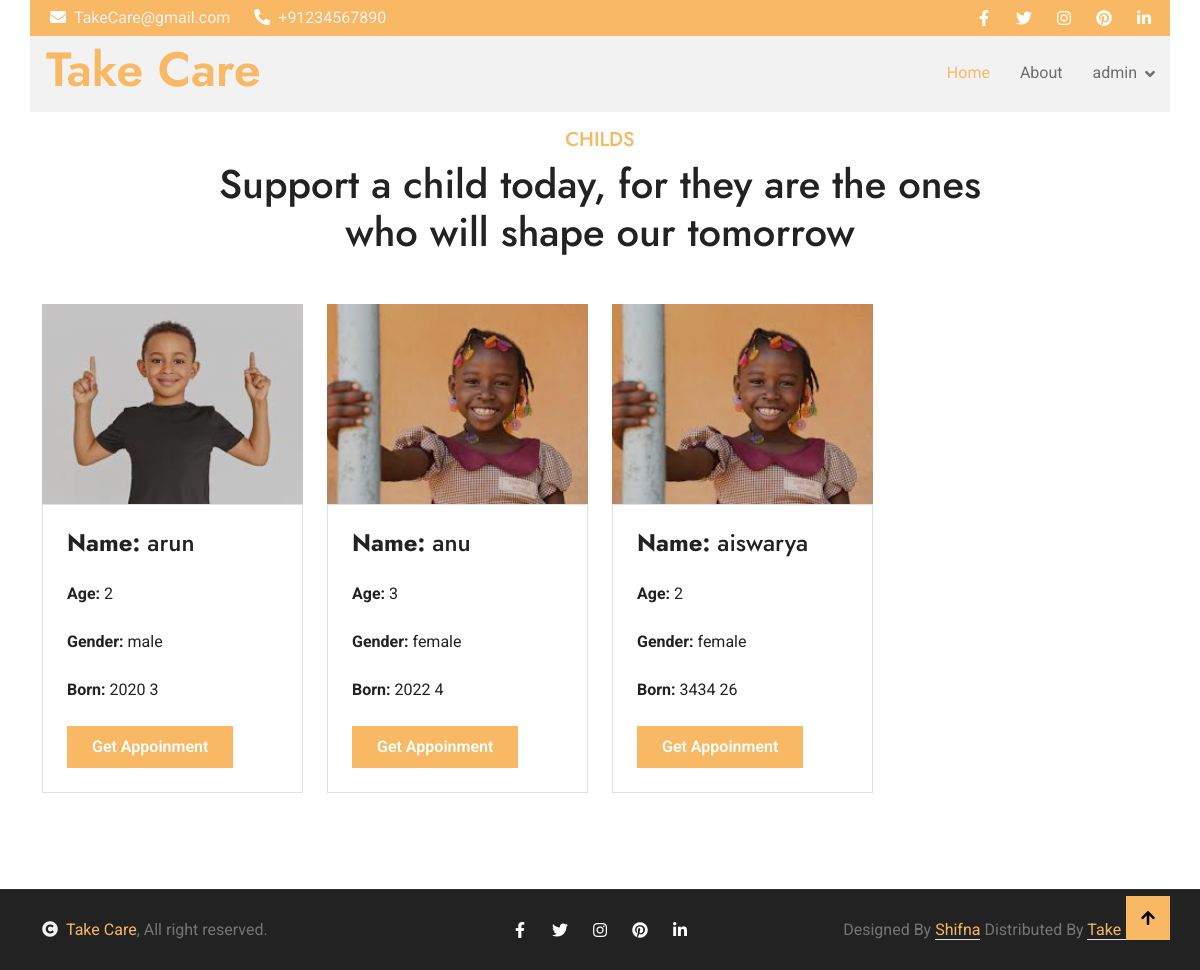
Screenshot of /user/child/list/2/ (signed in) with the database file from the repository.
### ca/models.py (models this page shows, shortened)
class CustomUser(AbstractUser):
    user_type_choices = [
        ('Admin', 'Admin'),
        ('User', 'User'),
    ]
    user_type = models.CharField(max_length=50, choices=user_type_choices, default='User')
    is_organization = models.BooleanField(default=False)

class ChildDetails(models.Model):
    organization = models.ForeignKey(Organization,on_delete=models.CASCADE,null=True)
    name=models.CharField(max_length=50)
    age=models.CharField(max_length=50)
    image = models.ImageField(upload_to='child')
    GENDER_CHOICES = (
        ('male', 'Male'),
        ('female', 'Female'),
        ('other', 'Other')
    )
    gender = models.CharField(max_length=10, choices=GENDER_CHOICES,null=True)
    since=models.PositiveIntegerField()
    blood_group = models.CharField(max_length=50,null=True,blank=True)
    education = models.CharField(max_length=200,null=True,blank=True)

### ca/views.py (the view)
# urls.py: path('user/child/list/<int:pk>/',views.UserChildList.as_view(),name='usr_ch_li'),
class UserChildList(View):
    def get(self, request, pk, *args, **kwargs):
        if not request.user.is_authenticated:
            return redirect('login')  # Redirect to the login page if the user is not authenticated
        try:
            org_obj = get_object_or_404(Organization, id=pk)
            child_objs = ChildDetails.objects.filter(organization=org_obj)
        except Organization.DoesNotExist:
            return HttpResponse("Organization not found.", status=404)
        except Exception as e:
            return HttpResponse(f"An error occurred: {e}", status=500)
        form = ChildAppointmentForm()
        return render(request, "user_child_list.html", {"child_objs": child_objs,"form":form})

### ca/templates/user_child_list.html (shortened to what this page needs)
{% extends 'base.html' %}
{% load static %}
{%block chlist%}
<div class="container-fluid blog  mb-5" style="min-height: 90vh; padding-top: 5rem; ">
    <div class="container py-5">
        <div class="text-center mx-auto pb-5" style="max-width: 800px;">
            <h5 class="text-uppercase text-primary">Childs</h5>
            <h1 class="mb-0">Support a child today, for they are the ones who will shape our tomorrow
            </h1>
        </div>
        <div class="row g-4">
            {% for ch in child_objs %}
            <div class="col-lg-6 col-xl-3">
                <div class="blog-item">
                    <div class="blog-img">
                    </div>
                    <div class="text-dark border p-4 ">
                        <h4 class="mb-4"><span class="fw-bold">Name:</span> {{ch.name}}</h4>
                        <p class="mb-4"><span class="fw-bold">Age:</span> {{ch.age}}</p>
                        <p class="mb-4"><span class="fw-bold">Gender:</span> {{ch.gender}}</p>
                        <p class="mb-4"><span class="fw-bold">Born:</span> {{ch.since}} {{ch.id}}</p>
                        <a class="btn-hover-bg btn btn-primary text-white py-2 px-4" href="{% url 'ap_c' ch.id %}">Get Appoinment</a>
                    </div>
                </div>
            </div>
            {% endfor %}
        </div>
    </div>
</div>
{%endblock chlist%}

### ca/templates/base.html (shortened to what this page needs)
<!DOCTYPE html>
{% load static%}
<html lang="en">
<head>
    <link rel="stylesheet" href="https://cdnjs.cloudflare.com/ajax/libs/font-awesome/6.5.2/css/all.min.css"
 />
    <link rel="stylesheet" href="https://use.fontawesome.com/releases/v5.15.4/css/all.css" />
    <link href="https://cdn.jsdelivr.net/npm/bootstrap-icons@1.4.1/font/bootstrap-icons.css" rel="stylesheet">
    <link href="{% static 'lib/owlcarousel/assets/owl.carousel.min.css'%}" rel="stylesheet">
    <link href="{% static 'lib/lightbox/css/lightbox.min.css'%}" rel="stylesheet">
    <link href="{% static 'css/bootstrap.min.css'%}" rel="stylesheet">
    <link href="{% static 'css/style.css'%}" rel="stylesheet">
</head>
<body>
    <div class="container-fluid fixed-top px-0">
        <div class="container px-0">
            <div class="topbar">
                <div class="row align-items-center justify-content-center">
                    <div class="col-md-8">
                        <div class="topbar-info d-flex flex-wrap">
                            <a href="#" class="text-light me-4"><i
                                    class="fas fa-envelope text-white me-2"></i>TakeCare@gmail.com</a>
                            <a href="#" class="text-light"><i
                                    class="fas fa-phone-alt text-white me-2"></i>+91234567890</a>
                        </div>
                    </div>
                    <div class="col-md-4">
                        <div class="topbar-icon d-flex align-items-center justify-content-end">
                            <a href="#" class="btn-square text-white me-2"><i class="fab fa-facebook-f"></i></a>
                            <a href="#" class="btn-square text-white me-2"><i class="fab fa-twitter"></i></a>
                            <a href="#" class="btn-square text-white me-2"><i class="fab fa-instagram"></i></a>
                            <a href="#" class="btn-square text-white me-2"><i class="fab fa-pinterest"></i></a>
                            <a href="#" class="btn-square text-white me-0"><i class="fab fa-linkedin-in"></i></a>
                        </div>
                    </div>
                </div>
            </div>
            <nav class="navbar navbar-light bg-light navbar-expand-xl">
                <a href="/" class="navbar-brand ms-3">
                    <h1 class="text-primary display-5">Take Care</h1>
                </a>
                <div class="collapse navbar-collapse bg-light" id="navbarCollapse">
                    <div class="navbar-nav ms-auto">
                        <a href="/" class="nav-item nav-link active">Home</a>
                        <a href="#about" class="nav-item nav-link">About</a>
                        {%if request.user.is_authenticated%}
                        <div class="nav-item dropdown">
                            <a href="#" class="nav-link dropdown-toggle"
                                data-bs-toggle="dropdown">{{request.user.username}}</a>
                        </div>
                        {%else%}
                        <a href="{% url 'login' %}" class="nav-item nav-link">Login</a>
                        <a href="{% url 'register' %}" class="nav-item nav-link">Register</a>
                        {%endif%}
                    </div>
                </div>
            </nav>
        </div>
    </div>
    {%block chlist%}
    {%endblock chlist%}
    <div class="container-fluid copyright py-4">
        <div class="container">
            <div class="row g-4 align-items-center">
                <div class="col-md-4 text-center text-md-start mb-md-0">
                    <span class="text-body"><a href="#"><i class="fas fa-copyright text-light me-2"></i>Take Care</a>,
                        All right reserved.</span>
                </div>
                <div class="col-md-4 text-center">
                    <div class="d-flex align-items-center justify-content-center">
                        <a href="#" class="btn-hover-color btn-square text-white me-2"><i
                                class="fab fa-facebook-f"></i></a>
                        <a href="#" class="btn-hover-color btn-square text-white me-2"><i
                                class="fab fa-twitter"></i></a>
                        <a href="#" class="btn-hover-color btn-square text-white me-2"><i
                                class="fab fa-instagram"></i></a>
                        <a href="#" class="btn-hover-color btn-square text-white me-2"><i
                                class="fab fa-pinterest"></i></a>
                        <a href="#" class="btn-hover-color btn-square text-white me-0"><i
                                class="fab fa-linkedin-in"></i></a>
                    </div>
                </div>
                <div class="col-md-4 text-center text-md-end text-body">
                    Designed By <a class="border-bottom" href="https://htmlcodex.com">Shifna</a> Distributed By <a
                        class="border-bottom" href="https://themewagon.com">Take Care</a>
                </div>
            </div>
        </div>
    </div>
    <a href="#" class="btn btn-primary btn-primary-outline-0 btn-md-square back-to-top"><i
            class="fa fa-arrow-up"></i></a>
</body>
</html>

### ca/static/css/style.css (style rules this page uses)
.back-to-top { position: fixed; right: 30px; bottom: 30px; display: flex; width: 45px; height: 45px; align-items: center; justify-content: center; transition: 0.5s; z-index: 99; }
.btn { font-weight: 600; transition: .5s; }
.btn-square { width: 32px; height: 32px; }
.btn-md-square { width: 44px; height: 44px; }
.btn-square, .btn-sm-square, .btn-md-square, .btn-lg-square { padding: 0; display: flex; align-items: center; justify-content: center; font-weight: normal; }
.btn-hover-bg { transition: 0.5s; }
.btn-hover-color { transition: 0.5s; }
.fixed-top .container { transition: 0.5s; }
.topbar { padding: 2px 10px 2px 20px; background: var(--bs-primary) !important; }
.topbar a, .topbar a i { transition: 0.5s; }
.navbar { padding: 0; }
.navbar .navbar-nav .nav-link { padding: 10px 15px; font-size: 16px; transition: .5s; }
.navbar .navbar-nav .nav-link:hover, .navbar .navbar-nav .nav-link.active, .sticky-top.bg-white .navbar .navbar-nav .nav-link:hover, .sticky-top.bg-white .navbar .navbar-nav .nav-link.active { color: var(--bs-primary); }
.navbar .dropdown-toggle::after { border: none; content: "\f107"; font-family: "Font Awesome 5 Free"; font-weight: 600; vertical-align: middle; margin-left: 8px; }
.blog .blog-item .blog-img { position: relative; overflow: hidden; }
.copyright { border-top: 1px solid rgba(255, 255, 255, 0.08); background: var(--bs-dark) !important; }

### rows the page displays
CustomUser: user.username "admin"
ChildDetails: name "arun", age "2", gender "male", since "2020", id "3"
ChildDetails: name "anu", age "3", gender "female", since "2022", id "4"
ChildDetails: name "aiswarya", age "2", gender "female", since "3434", id "26"
